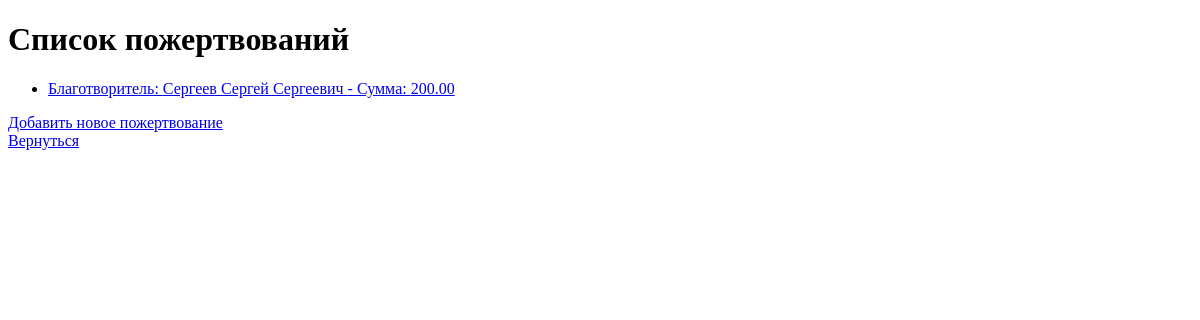
Before: /animals/accounts/ with the older database file.
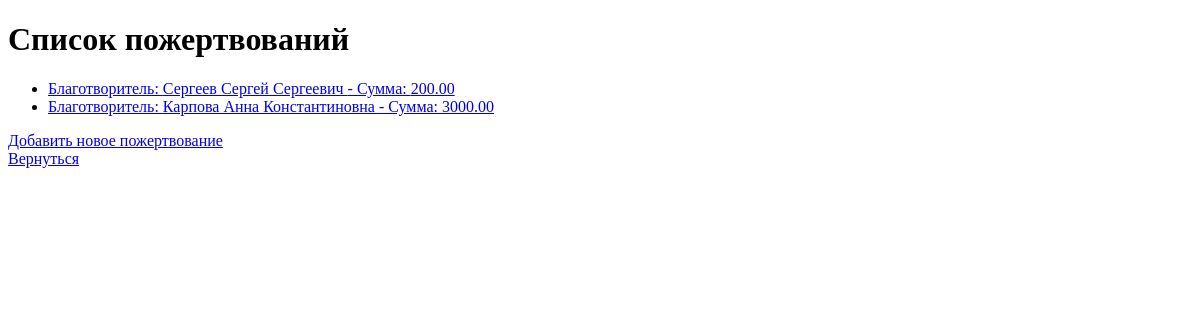
After: the same page with the newer database file.
### animals/models.py (models this page shows)
class Account(models.Model):
    account_number = models.CharField(max_length=100)
    balance = models.DecimalField(max_digits=10, decimal_places=2)
    total_donations = models.DecimalField(max_digits=10, decimal_places=2, default=0.0)

### animals/views.py (the view)
# urls.py: path('accounts/', animals_views.account_list, name='account_list'),
def account_list(request):
    accounts = Account.objects.all()
    return render(request, 'accounts/account_list.html', {'accounts': accounts})

### animals/templates/accounts/account_list.html (shortened to what this page needs)
<!DOCTYPE html>
<html lang="ru">
<head>
</head>
<body>
    <h1>Список пожертвований</h1>
    <ul>
        {% for account in accounts %}
            <li>
                <a href="{% url 'account_detail' account.pk %}">Благотворитель: {{ account.account_number }} - Сумма: {{ account.balance }}</a>
            </li>
        {% endfor %}
    </ul>
    <a href="{% url 'account_create' %}">Добавить новое пожертвование</a><br>
    <a href="{% url 'animal_list' %}">Вернуться</a>
</body>
</html>

Changed rows visible on the page:
added Account: account_number "Карпова Анна Константиновна", balance "3000.00"
